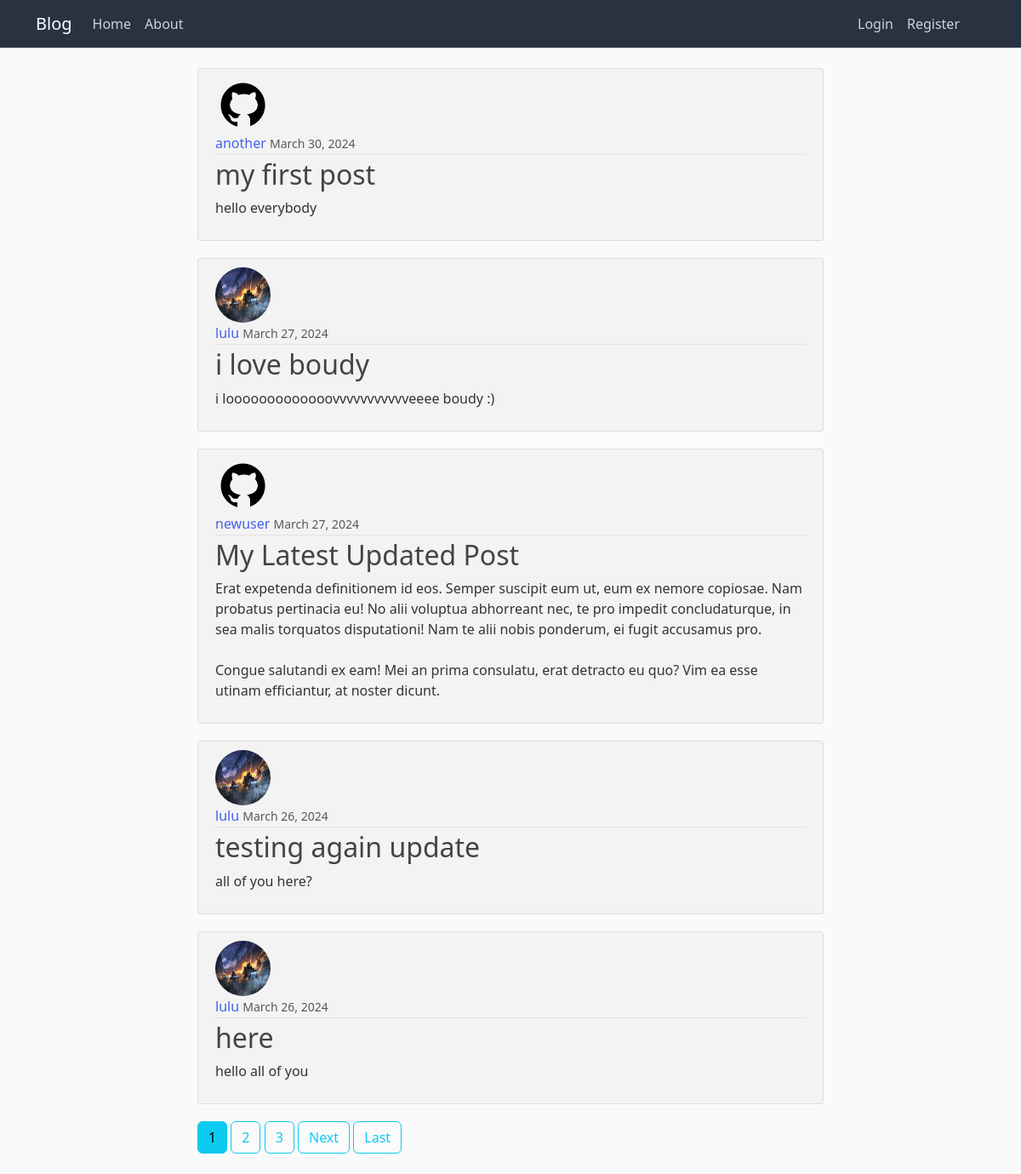
The app's page /, older data.
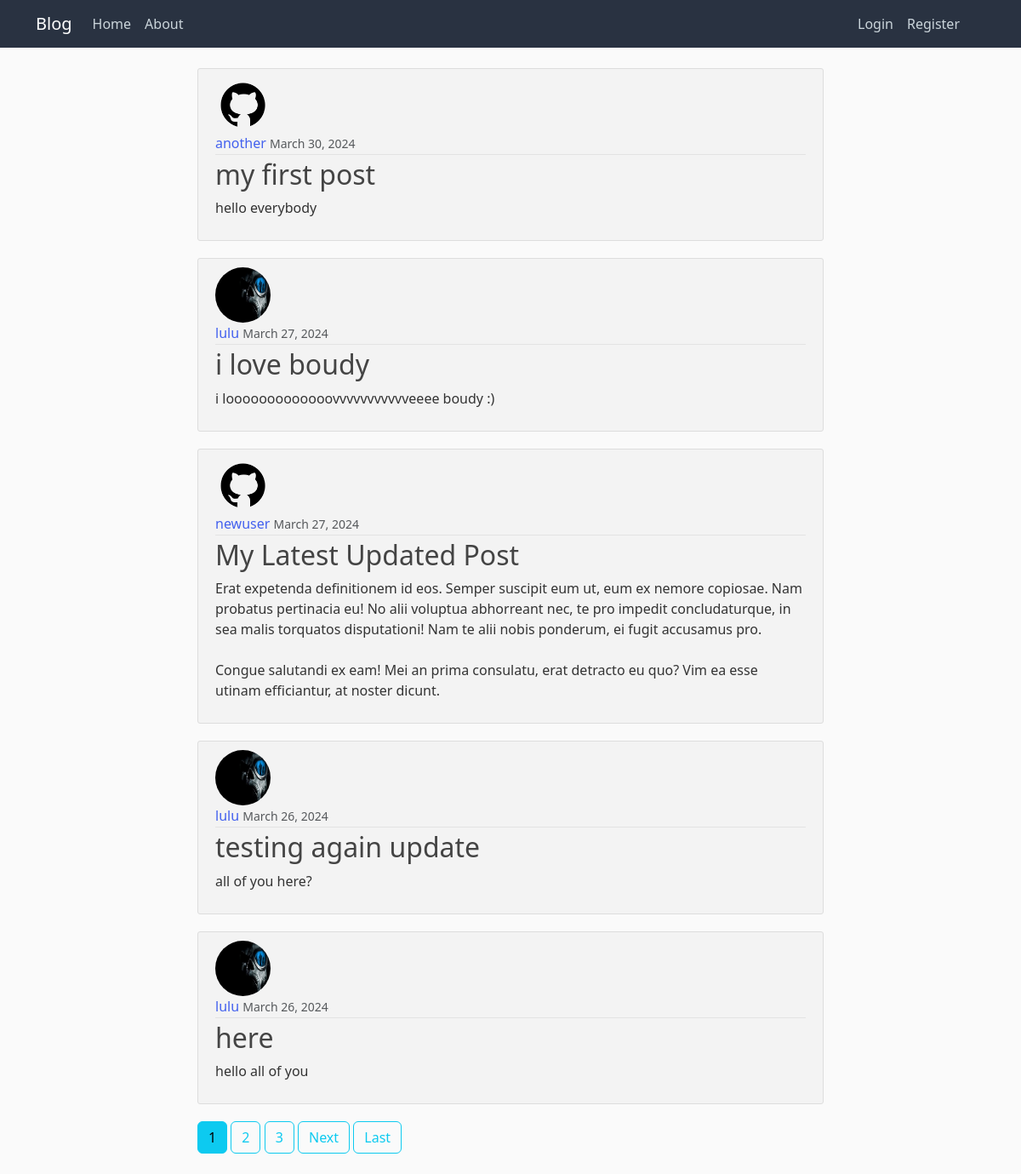
The same page, newer data.
### blogApp/models.py (models this page shows, shortened)
class Post(models.Model):
    title = models.CharField(max_length=100)
    content = models.TextField()
    date_posted = models.DateTimeField(default=timezone.now)
    author = models.ForeignKey(User, on_delete=models.CASCADE)

### users/models.py (models this page shows, shortened)
class Profile(models.Model):
    user = models.OneToOneField(User, on_delete=models.CASCADE)
    image = models.ImageField(default='default.png', upload_to='profile_pics')

### blogApp/views.py (the view)
# urls.py: path('', PostListView.as_view(), name='blog-home'),
class PostListView(ListView):
    model = Post
    template_name = 'home.html'
    context_object_name = 'posts'
    ordering = ['-date_posted']
    paginate_by = 5

### blogApp/templates/home.html (shortened to what this page needs)
{% extends "base.html"%}
{% block content %}
    {% for post in posts %}
    <article class="media content-section grey-body">
        <img src="{{ post.author.profile.image.url }}" alt="author image" class="rounded-circle article-img" >
        <div class="media-body">
            <div class="article-metadata">
                <a class="mr-2" href="{% url 'user-posts' post.author.username %}">{{ post.author }}</a>
                <small class="text-muted">{{ post.date_posted|date:"F d, Y" }}</small>
            </div>
            <h2><a class="article-title" href="{% url 'post-detail' post.id %}">{{ post.title }}</a></h2>
            <p class="article-content">{{ post.content }}</p>
        </div>
    </article>
    {% endfor %}
    {% if is_paginated %}
        {% for num in page_obj.paginator.page_range %}
            {% if page_obj.number == num %}
            <a class="btn btn-info mb-4" href="?page={{num }}">{{num}}</a>
            {% elif num > page_obj.number|add:'-3' and num < page_obj.number|add:'3' %}
            <a class="btn btn-outline-info mb-4" href="?page={{num }}">{{num}}</a>
            {% endif %}
        {% endfor %}
        {% if page_obj.has_next %}
            <a class="btn btn-outline-info mb-4" href="?page={{page_obj.next_page_number}}">Next</a>
            <a class="btn btn-outline-info mb-4" href="?page={{ page_obj.paginator.num_pages }}">Last</a>
        {% endif %}
    {% endif %}
{% endblock content %}

Row changes from the older to the newer data that the page shows:
changed through a linked row, Post "i love boudy": author.profile.image: a different picture
changed through a linked row, Post "testing again update": author.profile.image: a different picture
changed through a linked row, Post "here": author.profile.image: a different picture
